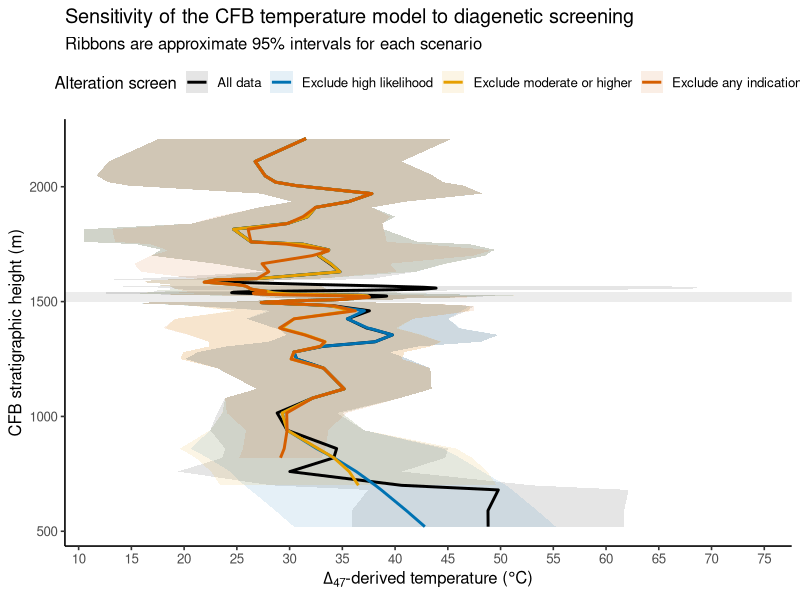
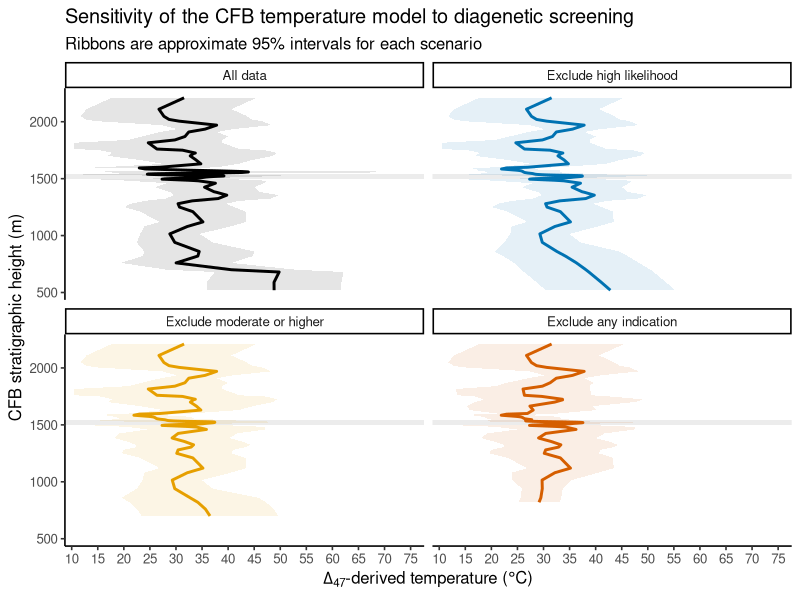

The R source for these figures, in order:
# 04_model_CFB_temperatures.R
# Purpose: Fit the CFB stratigraphic temperature model under every cumulative
#          alteration-screening scenario, compare scenario sensitivity, and
#          apply one explicitly selected model to all CFB carbonate horizons.

#-- 1.) Setup ---------------------------------------------------------------
library(tidyverse)
library(here)
library(zoo)

dir.create(here("figures", "temperature_models"), recursive = TRUE,
           showWarnings = FALSE)

# This is the only setting that determines which scenario supplies the
# production T_model_* columns used by the soil-water reconstruction.
primary_screening_scenario <- "exclude_moderate_or_higher"

screening_scenarios <- tribble(
  ~screening_scenario_id, ~screening_scenario, ~screen_column,
  "none", "All data", "none",
  "exclude_high_likelihood", "Exclude high likelihood",
    "exclude_high_likelihood",
  "exclude_moderate_or_higher", "Exclude moderate or higher",
    "exclude_moderate_or_higher",
  "exclude_any_alteration_indication", "Exclude any indication",
    "exclude_any_alteration_indication"
)

if (!primary_screening_scenario %in% screening_scenarios$screening_scenario_id) {
  stop("Unknown primary_screening_scenario: ", primary_screening_scenario)
}

#-- 2.) Load CFB Data and Upstream Screening Flags -------------------------
CFB_soilcarb_isotope_summary <- read_csv(
  here("data", "processed", "CFB_soilcarb_isotope_summary.csv"),
  show_col_types = FALSE
)

if (any(CFB_soilcarb_isotope_summary$section_id != "CFB")) {
  stop("Temperature modeling input must contain only section_id == 'CFB'.")
}

CFB_temperature_screening_flags <- read_csv(
  here("data", "processed", "CFB_temperature_screening_flags.csv"),
  show_col_types = FALSE
)

screen_columns <- screening_scenarios$screen_column %>% setdiff("none")
required_flag_columns <- c(
  "MLA_horizon_id", "alteration_likelihood", screen_columns
)
missing_flag_columns <- setdiff(
  required_flag_columns, names(CFB_temperature_screening_flags)
)

if (length(missing_flag_columns) > 0) {
  stop(
    "CFB_temperature_screening_flags.csv is missing: ",
    paste(missing_flag_columns, collapse = ", "),
    "\nRun 03_screen_CFB_clumped_diagenesis.R first."
  )
}

if (anyDuplicated(CFB_temperature_screening_flags$MLA_horizon_id)) {
  stop("Screening flags contain duplicate MLA_horizon_id values.")
}

CFB_soilcarb_isotope_summary <- CFB_soilcarb_isotope_summary %>%
  select(-any_of(c(required_flag_columns[-1], "exclude_from_temp_model"))) %>%
  left_join(
    CFB_temperature_screening_flags %>%
      select(all_of(required_flag_columns)),
    by = "MLA_horizon_id"
  ) %>%
  mutate(
    across(all_of(screen_columns), ~ replace_na(.x, FALSE)),
    alteration_likelihood = replace_na(
      alteration_likelihood, "no_indication"
    )
  )

#-- 3.) Define Shared Temperature-Model Functions --------------------------
make_temperature_observations <- function(data, screen_column) {
  if (screen_column != "none") data <- data %>% filter(!.data[[screen_column]])

  observations <- data %>%
    select(
      section_id, MLA_horizon_id, strat_height_m,
      IPLD47_mean_T47_C, IPLD47_se_T47_C,
      CU_mean_T47_C, CU_2se_T47_C,
      Snell_mean_T47_C, Snell_se_T47_C
    ) %>%
    pivot_longer(
      cols = c(IPLD47_mean_T47_C, CU_mean_T47_C, Snell_mean_T47_C),
      names_to = "source", values_to = "T_C"
    ) %>%
    mutate(
      source = recode(
        source,
        IPLD47_mean_T47_C = "IPL",
        CU_mean_T47_C = "CU",
        Snell_mean_T47_C = "Snell"
      ),
      T_se_C = case_when(
        source == "IPL" ~ IPLD47_se_T47_C,
        source == "CU" ~ CU_2se_T47_C / 2,
        source == "Snell" ~ Snell_se_T47_C
      )
    ) %>%
    select(section_id, MLA_horizon_id, strat_height_m, source, T_C, T_se_C) %>%
    filter(!is.na(T_C), !is.na(strat_height_m))

  valid_se <- observations$T_se_C[
    !is.na(observations$T_se_C) & observations$T_se_C > 0
  ]
  fallback_se <- median(valid_se, na.rm = TRUE)
  if (!is.finite(fallback_se)) stop("No valid temperature uncertainties found.")

  observations %>%
    mutate(
      T_se_imputed = is.na(T_se_C) | T_se_C <= 0,
      T_se_C = if_else(T_se_imputed, fallback_se, T_se_C),
      weight = 1 / T_se_C^2
    )
}

fit_temperature_scenario <- function(scenario_id, scenario_label,
                                     screen_column, prediction_grid) {
  observations <- make_temperature_observations(
    CFB_soilcarb_isotope_summary, screen_column
  )

  # Combine co-located temperature estimates using an inverse-variance-
  # weighted mean. This is appropriate when IPL, CU, and Snell observations
  # from the same horizon are treated as independent estimates of one shared
  # horizon temperature and their reported analytical SEs adequately describe
  # their relative precision. Weighting by 1 / SE^2 allows more precise
  # measurements to contribute more strongly without discarding less precise
  # measurements. Under this fixed-effect assumption, sqrt(1 / sum(weight))
  # is the propagated analytical SE of the combined horizon mean.
  #
  # Important limitation: this SE does not account for systematic differences
  # among laboratories, calibrations, analyzed carbonate material, or excess
  # disagreement among source estimates. It should therefore be interpreted
  # as analytical precision conditional on a common-temperature assumption,
  # not as the complete uncertainty in the original soil temperature.
  horizons <- observations %>%
    group_by(section_id, MLA_horizon_id, strat_height_m) %>%
    summarise(
      T_measured_C = weighted.mean(T_C, weight, na.rm = TRUE),
      T_measured_se_C = sqrt(1 / sum(weight, na.rm = TRUE)),
      n_T_obs = n(),
      T_sources = paste(sort(unique(source)), collapse = ", "),
      .groups = "drop"
    ) %>%
    arrange(strat_height_m) %>%
    mutate(
      T_model_anchor_C = rollapply(
        T_measured_C, width = 3, FUN = mean, fill = NA,
        align = "center", partial = TRUE
      )
    )

  spline_fit <- smooth.spline(
    x = horizons$strat_height_m,
    y = horizons$T_model_anchor_C,
    spar = 0.35
  )
  prediction <- predict(spline_fit, x = prediction_grid$strat_height_m)
  fitted_at_data <- predict(spline_fit, x = horizons$strat_height_m)$y
  residuals <- horizons$T_measured_C - fitted_at_data
  model_min_strat_height_m <- min(horizons$strat_height_m, na.rm = TRUE)
  model_max_strat_height_m <- max(horizons$strat_height_m, na.rm = TRUE)

  # Approximate local prediction uncertainty combines analytical uncertainty
  # from the three nearest measured horizons with their local model residuals.
  local_prediction_se <- function(x, k = 3) {
    nearest <- horizons %>%
      mutate(
        distance_m = abs(strat_height_m - x),
        model_residual_C = residuals
      ) %>%
      arrange(distance_m) %>%
      slice_head(n = k)
    sqrt(mean(
      nearest$T_measured_se_C^2 + nearest$model_residual_C^2,
      na.rm = TRUE
    ))
  }

  model <- prediction_grid %>%
    mutate(
      temperature_model_position = case_when(
        strat_height_m < model_min_strat_height_m ~ "below_observed_range",
        strat_height_m > model_max_strat_height_m ~ "above_observed_range",
        TRUE ~ "interpolated"
      ),
      T_model_C = if_else(
        temperature_model_position == "interpolated",
        as.numeric(prediction$y),
        NA_real_
      ),
      T_model_se_C = map2_dbl(
        strat_height_m,
        temperature_model_position,
        ~ if (.y == "interpolated") local_prediction_se(.x) else NA_real_
      ),
      T_model_lower95_C = T_model_C - 1.96 * T_model_se_C,
      T_model_upper95_C = T_model_C + 1.96 * T_model_se_C,
      model_min_strat_height_m = model_min_strat_height_m,
      model_max_strat_height_m = model_max_strat_height_m,
      screening_scenario_id = scenario_id,
      screening_scenario = scenario_label,
      n_excluded_horizons = if (screen_column == "none") 0L else
        sum(CFB_soilcarb_isotope_summary[[screen_column]], na.rm = TRUE),
      uncertainty_method = paste(
        "Approximate 95% interval: analytical SE plus spline residual",
        "variance among three nearest measured horizons"
      ),
      extrapolation_policy =
        "No extrapolation; predictions outside retained data range are NA"
    ) %>%
    left_join(
      horizons,
      by = c("section_id", "MLA_horizon_id", "strat_height_m")
    ) %>%
    mutate(
      has_measured_T47 = !is.na(T_measured_C),
      n_T_obs = replace_na(n_T_obs, 0L)
    )

  list(observations = observations, horizons = horizons, model = model)
}

#-- 4.) Fit Every Screening Scenario ---------------------------------------
prediction_grid <- CFB_soilcarb_isotope_summary %>%
  distinct(section_id, MLA_horizon_id, strat_height_m) %>%
  filter(!is.na(strat_height_m)) %>%
  arrange(strat_height_m)

scenario_fits <- pmap(
  screening_scenarios,
  ~ fit_temperature_scenario(..1, ..2, ..3, prediction_grid)
)
names(scenario_fits) <- screening_scenarios$screening_scenario_id

CFB_temperature_scenario_models <- map_dfr(scenario_fits, "model") %>%
  mutate(
    screening_scenario = factor(
      screening_scenario,
      levels = screening_scenarios$screening_scenario
    )
  )

CFB_temperature_scenario_summary <- CFB_temperature_scenario_models %>%
  group_by(screening_scenario_id, screening_scenario) %>%
  summarise(
    n_excluded_horizons = first(n_excluded_horizons),
    n_temperature_horizons = sum(has_measured_T47),
    model_min_strat_height_m = first(model_min_strat_height_m),
    model_max_strat_height_m = first(model_max_strat_height_m),
    n_interpolated_horizons = sum(
      temperature_model_position == "interpolated"
    ),
    n_outside_model_range = sum(
      temperature_model_position != "interpolated"
    ),
    min_model_T_C = min(T_model_C, na.rm = TRUE),
    max_model_T_C = max(T_model_C, na.rm = TRUE),
    .groups = "drop"
  )

print(CFB_temperature_scenario_summary)

#-- 5.) Select and Apply the Production Scenario ---------------------------
primary_fit <- scenario_fits[[primary_screening_scenario]]
temp_obs <- primary_fit$observations
temp_horizon <- primary_fit$horizons
CFB_temperature_model <- primary_fit$model

selected_screen_column <- screening_scenarios %>%
  filter(screening_scenario_id == primary_screening_scenario) %>%
  pull(screen_column)

CFB_soilcarb_with_temperature <- CFB_soilcarb_isotope_summary %>%
  mutate(
    exclude_from_temp_model = if (selected_screen_column == "none") FALSE else
      .data[[selected_screen_column]],
    primary_screening_scenario = primary_screening_scenario
  ) %>%
  left_join(
    CFB_temperature_model,
    by = c("section_id", "MLA_horizon_id", "strat_height_m")
  )

#-- 6.) Plot Scenario Sensitivity with 95% Error Ribbons -------------------
scenario_colors <- c(
  "All data" = "#000000",
  "Exclude high likelihood" = "#0072B2",
  "Exclude moderate or higher" = "#E69F00",
  "Exclude any indication" = "#D55E00"
)

p_temperature_scenarios <- ggplot(
  CFB_temperature_scenario_models %>%
    filter(temperature_model_position == "interpolated"),
  aes(y = strat_height_m, group = screening_scenario)
) +
  annotate(
    "rect", xmin = -Inf, xmax = Inf, ymin = 1500, ymax = 1540,
    fill = "grey70", alpha = 0.25
  ) +
  geom_ribbon(
    aes(
      xmin = T_model_lower95_C, xmax = T_model_upper95_C,
      fill = screening_scenario
    ),
    alpha = 0.10, color = NA
  ) +
  geom_path(aes(x = T_model_C, color = screening_scenario), linewidth = 1) +
  scale_color_manual(values = scenario_colors, drop = FALSE) +
  scale_fill_manual(values = scenario_colors, drop = FALSE) +
  scale_x_continuous(
    breaks = seq(10, 75, by = 5), limits = c(10, 75),
    expand = expansion(mult = c(0.02, 0.04))
  ) +
  labs(
    x = expression(Delta[47] * "-derived temperature (" * degree * "C)"),
    y = "CFB stratigraphic height (m)",
    color = "Alteration screen", fill = "Alteration screen",
    title = "Sensitivity of the CFB temperature model to diagenetic screening",
    subtitle = "Ribbons are approximate 95% intervals for each scenario"
  ) +
  theme_classic(base_size = 12) +
  theme(legend.position = "top", legend.box = "vertical")

ggsave(
  here("figures", "temperature_models",
       "CFB_temperature_screening_scenarios.png"),
  p_temperature_scenarios, width = 8, height = 8, dpi = 400
)

# A faceted version avoids overlap and makes the uncertainty of each scenario
# independently legible while retaining identical x and y scales.
p_temperature_scenarios_faceted <- p_temperature_scenarios +
  facet_wrap(~ screening_scenario, ncol = 2) +
  guides(color = "none", fill = "none") +
  theme(legend.position = "none")

ggsave(
  here("figures", "temperature_models",
       "CFB_temperature_screening_scenarios_faceted.png"),
  p_temperature_scenarios_faceted, width = 10, height = 9, dpi = 400
)

#-- 7.) Export Temperature Products ----------------------------------------
write_csv(
  temp_obs,
  here("data", "processed", "CFB_temperature_observations.csv")
)
write_csv(
  temp_horizon,
  here("data", "processed", "CFB_temperature_horizon_summary.csv")
)
write_csv(
  CFB_temperature_model,
  here("data", "processed", "CFB_temperature_model.csv")
)
write_csv(
  CFB_temperature_scenario_models,
  here("data", "processed", "CFB_temperature_scenario_models.csv")
)
write_csv(
  CFB_temperature_scenario_summary,
  here("data", "processed", "CFB_temperature_scenario_summary.csv")
)
write_csv(
  CFB_soilcarb_with_temperature,
  here("data", "processed", "CFB_soilcarb_with_temperature.csv")
)
